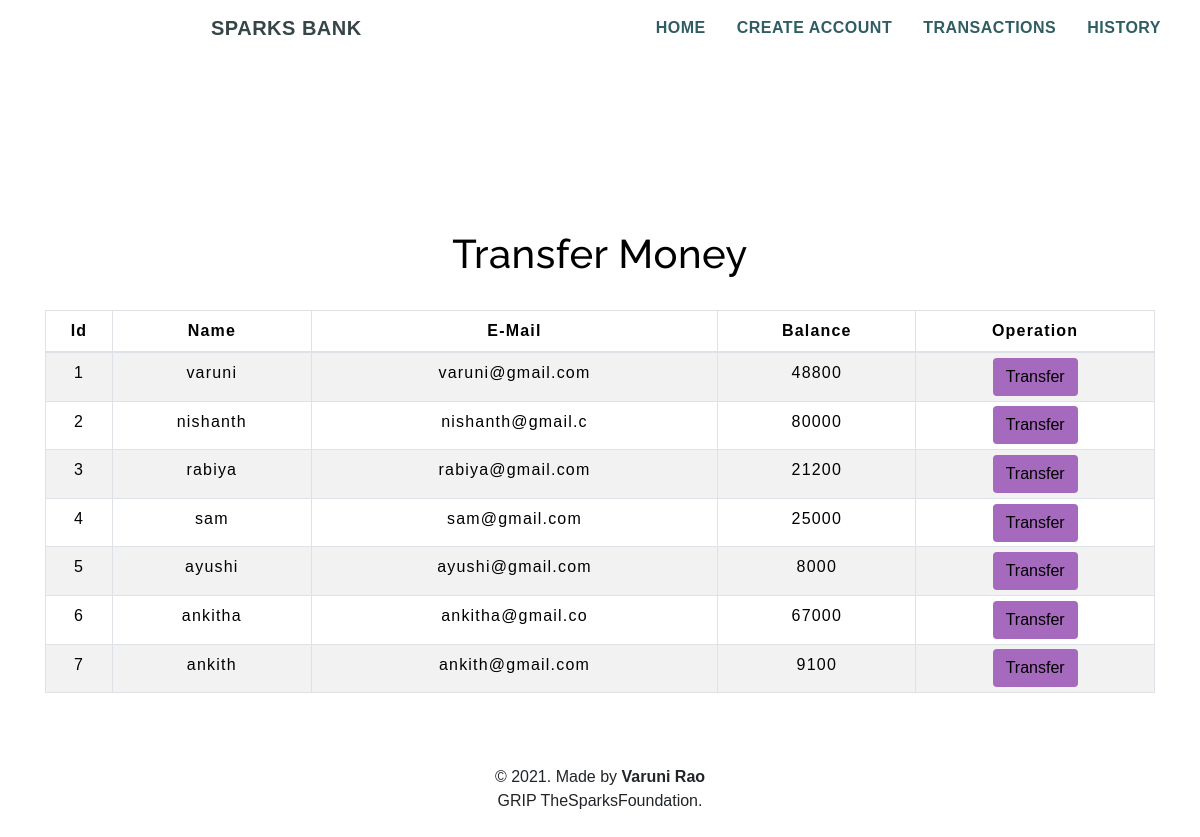
The app's page /transfermoney.php with its own data.
### tables this page shows
CREATE TABLE `users` (
  `id` int(3) NOT NULL,
  `name` text NOT NULL,
  `email` varchar(16) NOT NULL,
  `balance` int(11) NOT NULL
);

### transfermoney.php (the view, shortened to what this page needs)
<!DOCTYPE html>
<html lang="en">
<head>
    <link rel="stylesheet" href="https://maxcdn.bootstrapcdn.com/bootstrap/4.0.0/css/bootstrap.min.css">
    <link rel="stylesheet" type="text/css" href="css/table.css">
    <link rel="stylesheet" type="text/css" href="css/navbar.css">
</head>
<body style="background-color : white;">
    <?php
    include 'config.php';
    $sql = "SELECT * FROM users";
    $result = mysqli_query($conn, $sql);
    ?>
    <?php
    include 'navbar.php';
    ?>
    <div class="container">
        <h2 class="text-center pt-4" style="color : black;">Transfer Money</h2>
        <br>
        <div class="row">
            <div class="col">
                <div class="table-responsive-sm">
                    <table class="table table-hover table-sm table-striped table-condensed table-bordered" style="border-color:black;">
                        <thead style="color : black;">
                            <tr>
                                <th scope="col" class="text-center py-2">Id</th>
                                <th scope="col" class="text-center py-2">Name</th>
                                <th scope="col" class="text-center py-2">E-Mail</th>
                                <th scope="col" class="text-center py-2">Balance</th>
                                <th scope="col" class="text-center py-2">Operation</th>
                            </tr>
                        </thead>
                        <tbody>
                            <?php
                            while ($rows = mysqli_fetch_assoc($result)) {
                            ?>
                                <tr style="color : black;">
                                    <td class="py-2"><?php echo $rows['id'] ?></td>
                                    <td class="py-2"><?php echo $rows['name'] ?></td>
                                    <td class="py-2"><?php echo $rows['email'] ?></td>
                                    <td class="py-2"><?php echo $rows['balance'] ?></td>
                                    <td><a href="selecteduserinfo.php?id= <?php echo $rows['id']; ?>"> <button type="button" class="btn" style="background-color : #A569BD;">Transfer</button></a></td>
                                </tr>
                            <?php
                            }
                            ?>
                        </tbody>
                    </table>
                </div>
            </div>
        </div>
    </div>
    <footer class="text-center mt-5 py-2">
        <p>&copy 2021. Made by <b>Varuni Rao</b><br>GRIP TheSparksFoundation.</p>
    </footer>
</body>
</html>

### navbar.php (shortened to what this page needs)
<nav class="navbar navbar-expand-md navbar-light color:#f0f5f9">
     <a href="index.php" class="navbar-brand" style="color:#364547;"><b>SPARKS BANK</b></a>
    <div class="collapse navbar-collapse" id="collapsibleNavbar">
        <ul class="navbar-nav  ml-auto">
            <li class="nav-item">
                <a href="index.php" class="nav-link" style="color: #2f5d62 ;"><b>HOME</b></a>
            </li>
            <li class="nav-item">
                <a href="adduser.php" class="nav-link" style="color: #2f5d62 ;"><b>CREATE ACCOUNT</b></a>
            </li>
            <li class="nav-item">
                <a href="transfermoney.php" class="nav-link" style="color: #2f5d62 ;"><b>TRANSACTIONS</b></a>
            </li>
            <li class="nav-item">
                <a href="transactionhistory.php" class="nav-link" style="color: #2f5d62;"><b>HISTORY</b></a>
            </li>
        </ul>
    </div>
</nav>

### css/table.css (style rules this page uses)
* { padding: 0; margin: 0; box-sizing: border-box; font-family: sans-serif; }
h2 { font-size: 40px; }
table { letter-spacing: 1.2px; }
td { text-align: center; }
button { border:none; background: #eb6f6f; transition: 1s; }

### css/navbar.css (style rules this page uses)
.nav-link { margin-right: 15px; color:#2f5d62; letter-spacing: 0.5px; transition: 0.5s; }
.ml-auto { margin-left: auto !important; }
.navbar-brand { margin-left: 195px; color:#364547; letter-spacing: 0.5px; }
h2 { margin-top: 150px; color: #364547; letter-spacing: 0.5px; font-family: raleway; }

### transfermoney.php (style rules this page uses)
button { transition: 1.5s; }

### records on screen
users: id "1", name "varuni", email "varuni@gmail.com", balance "48800"
users: id "2", name "nishanth", email "nishanth@gmail.c", balance "80000"
users: id "3", name "rabiya", email "rabiya@gmail.com", balance "21200"
users: id "4", name "sam", email "sam@gmail.com", balance "25000"
users: id "5", name "ayushi", email "ayushi@gmail.com", balance "8000"
users: id "6", name "ankitha", email "ankitha@gmail.co", balance "67000"
users: id "7", name "ankith", email "ankith@gmail.com", balance "9100"
